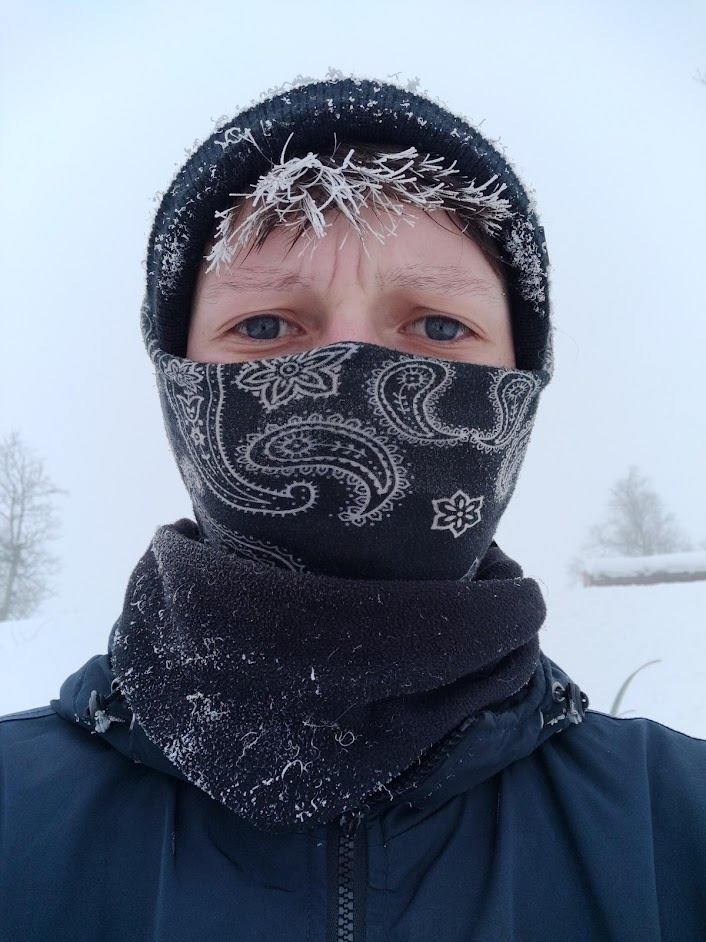
#> input picture images/meeeee.jpg, 706 x 942 px, found by its file name
$ python Maya.py
#> lines starting #> are read from the running program, lines starting #| are printed output that depends on the picture
import cv2

image = cv2.imread ("images\\meeeee.jpg", 1)
#> image is the input picture: shape (942, 706, 3); mean B, G, R 143.4, 127, 117.8

resizeimage=cv2.resize(image, (200,200))
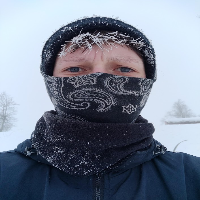
#> resizeimage: shape (200, 200, 3); mean B, G, R 143.3, 127, 117.7

cv2.imshow("Hej",image)

cv2.waitKey(0)

$ run again, with images/DX-9.JPG copied over images/meeeee.jpg
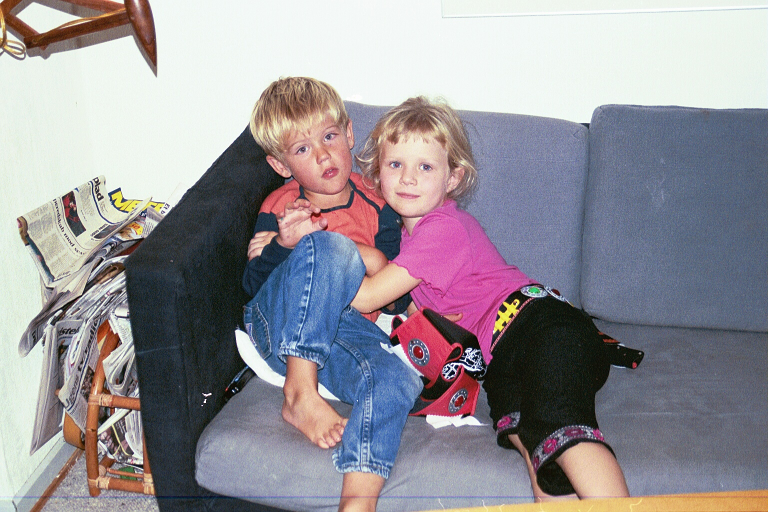
#> input picture images/DX-9.JPG, 1536 x 1024 px, found by its file name (shown at 1/2 size)
#> image is the input picture: shape (1024, 1536, 3); mean B, G, R 152.4, 145.8, 150.3
#> `resizeimage=cv2.resize(image, (200,200))`:
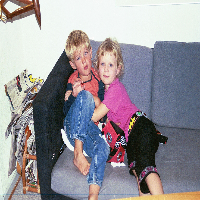
#> resizeimage: shape (200, 200, 3); mean B, G, R 152.3, 145.7, 150.1

$ run again, with images/HKVM2751.JPG copied over images/meeeee.jpg
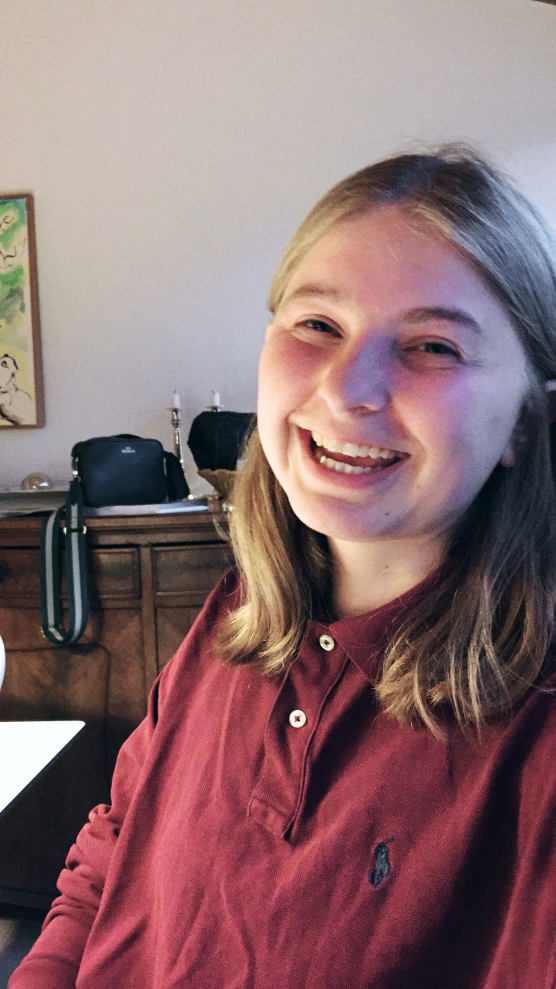
#> input picture images/HKVM2751.JPG, 1668 x 2967 px, found by its file name (shown at 1/3 size)
#> image is the input picture: shape (2967, 1668, 3); mean B, G, R 112.2, 109.4, 139.6
#> `resizeimage=cv2.resize(image, (200,200))`:
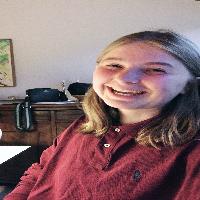
#> resizeimage: shape (200, 200, 3); mean B, G, R 112.1, 109.2, 139.4
